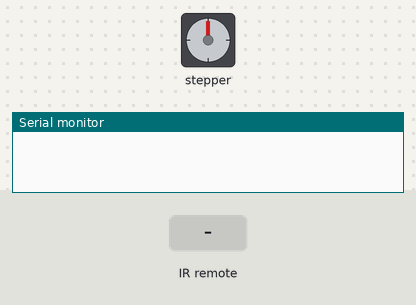
Recording of a sketch running on a simulated Arduino Uno, built with avr-gcc and run on an emulated ATmega328P. On the bench: stepper motor, the last lines printed to the serial monitor. Wiring (inferred from the names in the program): stepper motor driver (200 steps per turn assumed): step pin 4; direction pin 3. The inputs (shaded band) are chosen by the test bench.

Above: at 1.2 s.
1.3 s: infrared code 0x2ADE08A3 received
At 2.6 s:
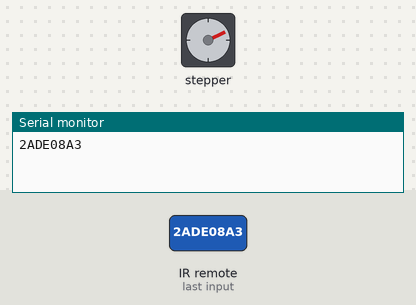
2.9 s: infrared code 0xFFFFFFFF received
At 4.0 s:
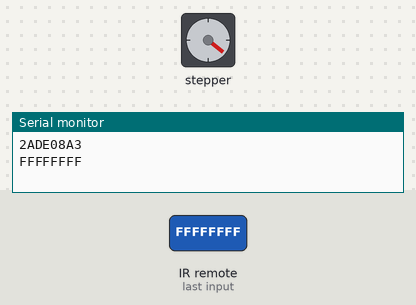
4.5 s: infrared code 0x2ADE08A3 received
At 5.3 s:
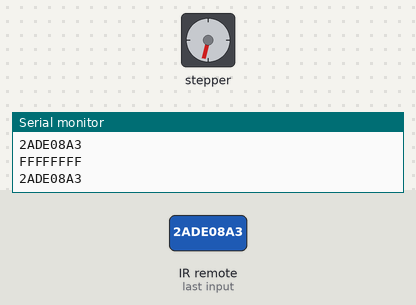
6.1 s: infrared code 0xFFFFFFFF received
At 6.5 s:
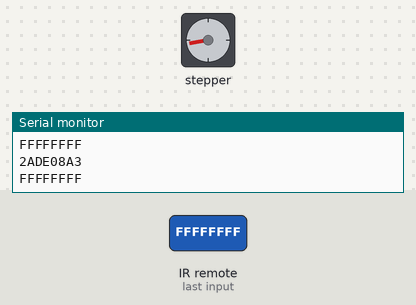
Timing chart, 0 to 8.7 s (numbered marks = the images above; inputs shaded):
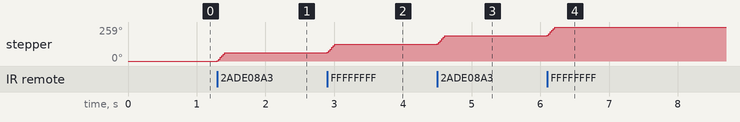

Measured:
- after the input at 1.3 s, stepper: turns 64° clockwise in 0.11 s, starting at once
- after the input at 2.9 s, stepper: turns 65° clockwise in 0.11 s, starting at once
- after the input at 4.5 s, stepper: turns 65° clockwise in 0.11 s, starting at once
- after the input at 6.1 s, stepper: turns 65° clockwise in 0.11 s, starting at once

The sketch:

Utestepper.ino
```cpp
#include <IRremote.h>

#define open 0x2ADE08A3
#define close 0x7F613A3B
#define plus 0x1A46B33F
#define minus 0x9F3E1063
#define repeat 0xFFFFFFFF

// Connections to A4988
const int dirPin = 3;  // Direction
const int stepPin = 4; // Step

const int IR_PIN = 8;
unsigned long key = 0;

IRrecv irrecv(IR_PIN);
decode_results results;

// Motor steps per rotation
const int STEPS_PER_REV = 200;
int s=1500;
int t=-10000;
bool active=false;

void step(int speed){
    digitalWrite(stepPin,HIGH);
    delayMicroseconds(speed);
    digitalWrite(stepPin,LOW);
    delayMicroseconds(speed);
}

void changeDir(){
  if(digitalRead(dirPin))
    digitalWrite(dirPin, LOW);
  else
    digitalWrite(dirPin, HIGH);
}


void setup() {
  pinMode(stepPin,OUTPUT);
  pinMode(dirPin,OUTPUT);
  Serial.begin(9600);
  irrecv.enableIRIn();

}

void loop() {
  //Serial.println("loop");
  if (irrecv.decode(&results)){
        Serial.println(results.value, HEX);
        if(results.value!=repeat)
          key=results.value;
        switch(key){
          case close:
            digitalWrite(dirPin, LOW);
            active=true;
            t=millis();
            break;
          case open:
            digitalWrite(dirPin, HIGH);
            active=true;
            t=millis();
            break;
          case plus:
            if(s>400)
              s-=100;
            break;
          case minus:
            if(s<3000)
              s+=100;
            break;
        }
        irrecv.resume();
  }
  if(active)
    step(s);
  if(millis()-t>110)
    active=false;
}
```
